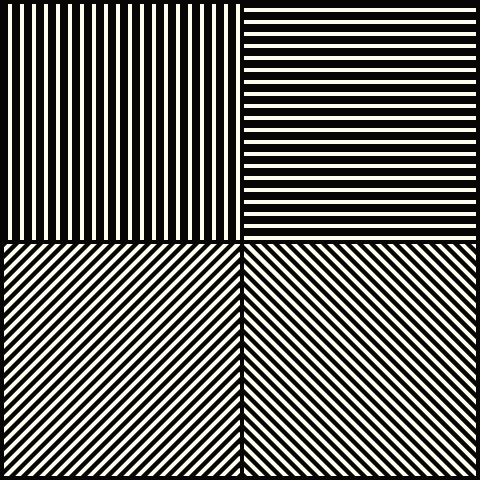
Frame 1 (no input)
Frame 60 (no input): identical to frame 1, image omitted
Frame 120 (the mouse pressed at the canvas centre since frame 60): identical to frame 1, image omitted

The p5.js sketch that drew this single still picture (run headless with seeded random() and noise() and a simulated clock; from frame 60 on, the mouse is pressed at the canvas centre):

// p5.js sketch
// ── sketch.js
const lijnen = []
const canvasWidth = 480
const canvasHeight = 480
const strepen = 20
const borderSize = 4
const backgroundColor = "#070605"
const lineColor = "#fdfeef"

function setup() {
  createCanvas(canvasWidth, canvasHeight);
  const blokWidth = width/2
  const blokHeight = height/2

  for (let i = 0; i <= strepen; i++) {
    // Vertical lines
    lijnen.push([
      {x: (blokWidth/strepen)*i - borderSize/2, y: 0},
      {x: (blokWidth/strepen)*i - borderSize/2, y: blokHeight},
    ])
    // Horizontal lines
    lijnen.push([
      {x: width/2, y: (blokWidth/strepen)*i - borderSize/2},
      {x: width, y: (blokWidth/strepen)*i - borderSize/2},
    ])

    // Diagonal lines left
    lijnen.push([
      { x: 0, y: (blokHeight / strepen) * i + blokHeight + borderSize/2 },
      { x: (blokWidth / strepen) * i, y: blokHeight  + borderSize/2 }
    ]);
    lijnen.push([
      { x: (blokHeight / strepen) * i, y: height  + borderSize/2  },
      { x: blokWidth, y:  (blokHeight / strepen) * i + blokHeight + borderSize/2  }
    ]);
    
    // Diagonal lines right
    lijnen.push([
      { x: width + borderSize/2 , y: (blokHeight / strepen) * i + blokHeight },
      { x: width + borderSize/2  - (blokWidth / strepen) * i, y: blokHeight }
    ]);
    lijnen.push([
      { x: blokWidth + borderSize/2 , y: (blokHeight / strepen) * i + blokHeight },
      { x:  width + borderSize/2  - (blokWidth / strepen) * i, y: height}
    ]); 
  }
}


function draw() {
  // Set background color & prevent shapes from being filled
  background(backgroundColor);
  noFill()

  // Teken alle lijnen
  stroke(lineColor);
  strokeWeight(borderSize);
  lijnen.forEach(posities => {
    line(posities[0].x, posities[0].y, posities[1].x, posities[1].y)
  })
    
  // Teken center +
  stroke(backgroundColor);
  strokeWeight(borderSize);
  line(width/2 + borderSize/2, 0, width/2 + borderSize/2, height)
  line(0, height/2 + borderSize/2, width, height/2 + borderSize/2)

  // Draw outer border
  strokeWeight(borderSize*2);
  rect(0,0, width, height)

  // Verwijder hoogte en breedte van canvas element zodat deze gemakkelijker kan worden gestyled via CSS
  const canvas = document.querySelector("canvas")
  canvas.style.height = ""
  canvas.style.width = ""
}


// ── style.css
html, body {
  margin: 0;
  padding: 0;
}

canvas {
  display: block;
  position: absolute;
  width: 50%;
  left: 50%;
  top: 50%;
  translate: -50% -50%;
  max-width: 80vw;
  max-height: 80vh;
}

body {
  background-color: #fdfeef;
}
